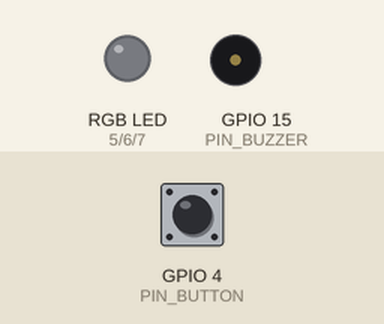
Bench run of a sketch on a simulated ESP32-S3. Parts: an RGB LED mixed from three pins (HIGH = lit), buzzer (waves = sounding, pin HIGH). Inputs (shaded band) come from the test bench; at power-on: GPIO 4 (PIN_BUTTON) HIGH. Dim RGB values are drawn brighter than linear; WiFi joins after 1.5 s; servers stay silent unless stated; uploads are accepted with an empty reply; what the sketch prints to the serial monitor is not drawn.

Above: at 0.1 s.
At 2.7 s:
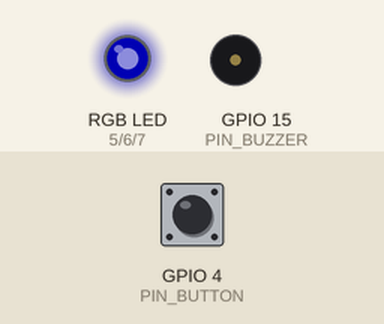
2.8 s: GPIO 4 (PIN_BUTTON) pulled LOW for 0.15 s
At 3.6 s:
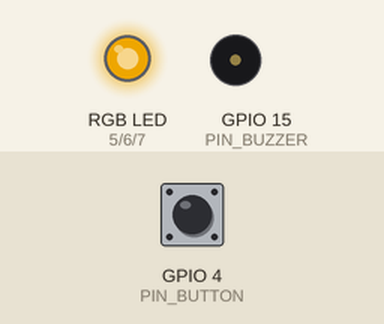
Timing chart, 0 to 5.8 s (numbered marks = the images above; inputs shaded):
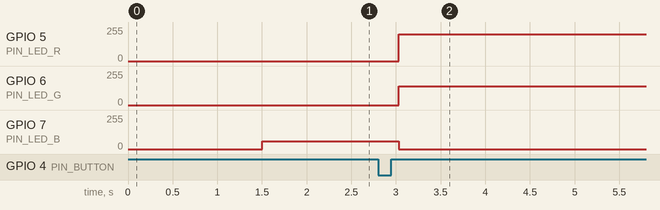

Measured:
- after the input at 2.8 s, GPIO 5 (PIN_LED_R): 0/255 → 199/255 after 0.23 s; GPIO 6 (PIN_LED_G): 0/255 → 139/255 after 0.23 s; GPIO 7 (PIN_LED_B): 60/255 → 0/255 after 0.23 s

The sketch:

jana_courier_remote.ino
```cpp
/*
  Jana Navigator — физический пульт курьера на ESP32-S3.

  Из базового набора используются: кнопка, RGB-светодиод, активный зуммер.
  Микрофона в наборе нет — плата НЕ пишет звук сама, она лишь удалённо
  запускает запись на телефоне (см. backend/routers/hardware.py и
  frontend/app.js) и показывает статус цветом/звуком.

  Требуемые библиотеки (Arduino Library Manager):
    - ArduinoJson (Benoit Blanchon)
  WiFi.h и HTTPClient.h идут в комплекте с ESP32 Arduino core.

  ВАЖНО:
  - Сверьте номера пинов с распиновкой ВАШЕЙ конкретной платы ESP32-S3 —
    дешёвые "mini" платы от разных продавцов маркируются по-разному.
  - Если у вас Arduino-ESP32 core 3.x, синтаксис ledcAttachPin/ledcSetup
    мог измениться на ledcAttach(pin, freq, resolution) — проверьте
    changelog вашей версии core перед прошивкой.
  - На демо используйте СВОЮ точку доступа (сам ESP32 в режиме AP или
    отдельный роутер), а не WiFi площадки — это главный источник сбоев
    у железных демо.
*/

#include <WiFi.h>
#include <HTTPClient.h>
#include <ArduinoJson.h>

// ---- Настройки, заполните перед прошивкой ----
const char* WIFI_SSID     = "ВАШ_WIFI_ИЛИ_ТОЧКА_ДОСТУПА";
const char* WIFI_PASSWORD = "ПАРОЛЬ";
const char* BACKEND_HOST  = "http://192.168.4.1:8000"; // IP машины с бэкендом в демо-сети

// ---- Пины (сверьте с распиновкой вашей платы) ----
const int PIN_BUTTON = 4;   // кнопка на GND, INPUT_PULLUP
const int PIN_LED_R  = 5;
const int PIN_LED_G  = 6;
const int PIN_LED_B  = 7;
const int PIN_BUZZER = 15;  // активный зуммер

const int CH_R = 0, CH_G = 1, CH_B = 2; // PWM-каналы LEDC для RGB

enum Status { IDLE, LISTENING, PROCESSING, SUCCESS, ERROR };
Status currentStatus = IDLE;

void setColor(int r, int g, int b) {
  ledcWrite(CH_R, r);
  ledcWrite(CH_G, g);
  ledcWrite(CH_B, b);
}

void beep(int durationMs) {
  digitalWrite(PIN_BUZZER, HIGH);
  delay(durationMs);
  digitalWrite(PIN_BUZZER, LOW);
}

void applyStatusVisuals(Status s) {
  switch (s) {
    case IDLE:
      setColor(0, 0, 60);          // приглушённый синий — ожидание
      break;
    case LISTENING:
    case PROCESSING:
      setColor(200, 140, 0);       // золото — в цвет is-recording из UI
      break;
    case SUCCESS:
      setColor(20, 150, 60);       // зелёный
      beep(120);
      break;
    case ERROR:
      setColor(180, 30, 30);       // красный
      beep(80); delay(80); beep(80);
      break;
  }
}

void connectWiFi() {
  WiFi.begin(WIFI_SSID, WIFI_PASSWORD);
  Serial.print("Подключение к WiFi");
  unsigned long start = millis();
  while (WiFi.status() != WL_CONNECTED && millis() - start < 15000) {
    delay(300);
    Serial.print(".");
  }
  if (WiFi.status() == WL_CONNECTED) {
    Serial.println(" OK, IP: " + WiFi.localIP().toString());
  } else {
    Serial.println(" не удалось подключиться — проверьте SSID/пароль/дальность");
  }
}

void triggerBackend() {
  HTTPClient http;
  http.begin(String(BACKEND_HOST) + "/api/hardware/trigger");
  http.addHeader("Content-Type", "application/json");
  int code = http.POST("{}");
  http.end();
  currentStatus = (code == 200) ? LISTENING : ERROR;
}

Status pollStatus() {
  HTTPClient http;
  http.begin(String(BACKEND_HOST) + "/api/hardware/status");
  int code = http.GET();
  Status result = currentStatus;

  if (code == 200) {
    StaticJsonDocument<128> doc;
    DeserializationError err = deserializeJson(doc, http.getString());
    if (!err) {
      String s = doc["status"].as<String>();
      if (s == "listening")  result = LISTENING;
      else if (s == "processing") result = PROCESSING;
      else if (s == "success")    result = SUCCESS;
      else if (s == "error")      result = ERROR;
      else if (s == "idle")       result = IDLE;
    }
  }
  http.end();
  return result;
}

void setup() {
  Serial.begin(115200);
  pinMode(PIN_BUTTON, INPUT_PULLUP);
  pinMode(PIN_BUZZER, OUTPUT);

  ledcSetup(CH_R, 5000, 8); ledcAttachPin(PIN_LED_R, CH_R);
  ledcSetup(CH_G, 5000, 8); ledcAttachPin(PIN_LED_G, CH_G);
  ledcSetup(CH_B, 5000, 8); ledcAttachPin(PIN_LED_B, CH_B);

  connectWiFi();
  applyStatusVisuals(IDLE);
}

unsigned long lastPoll = 0;
bool sessionActive = false;

void loop() {
  // Кнопка нажата (active LOW), сессии сейчас нет — стартуем
  if (digitalRead(PIN_BUTTON) == LOW && !sessionActive) {
    delay(30); // простая антидребезговая пауза
    if (digitalRead(PIN_BUTTON) == LOW) {
      sessionActive = true;
      triggerBackend();
      applyStatusVisuals(currentStatus);
      lastPoll = millis();
    }
  }

  // Пока сессия активна — опрашиваем бэкенд раз в 300мс
  if (sessionActive && millis() - lastPoll > 300) {
    lastPoll = millis();
    Status s = pollStatus();
    if (s != currentStatus) {
      currentStatus = s;
      applyStatusVisuals(s);
    }
    if (s == SUCCESS || s == ERROR) {
      delay(1500);
      sessionActive = false;
      currentStatus = IDLE;
      applyStatusVisuals(IDLE);
    }
  }
}
```
